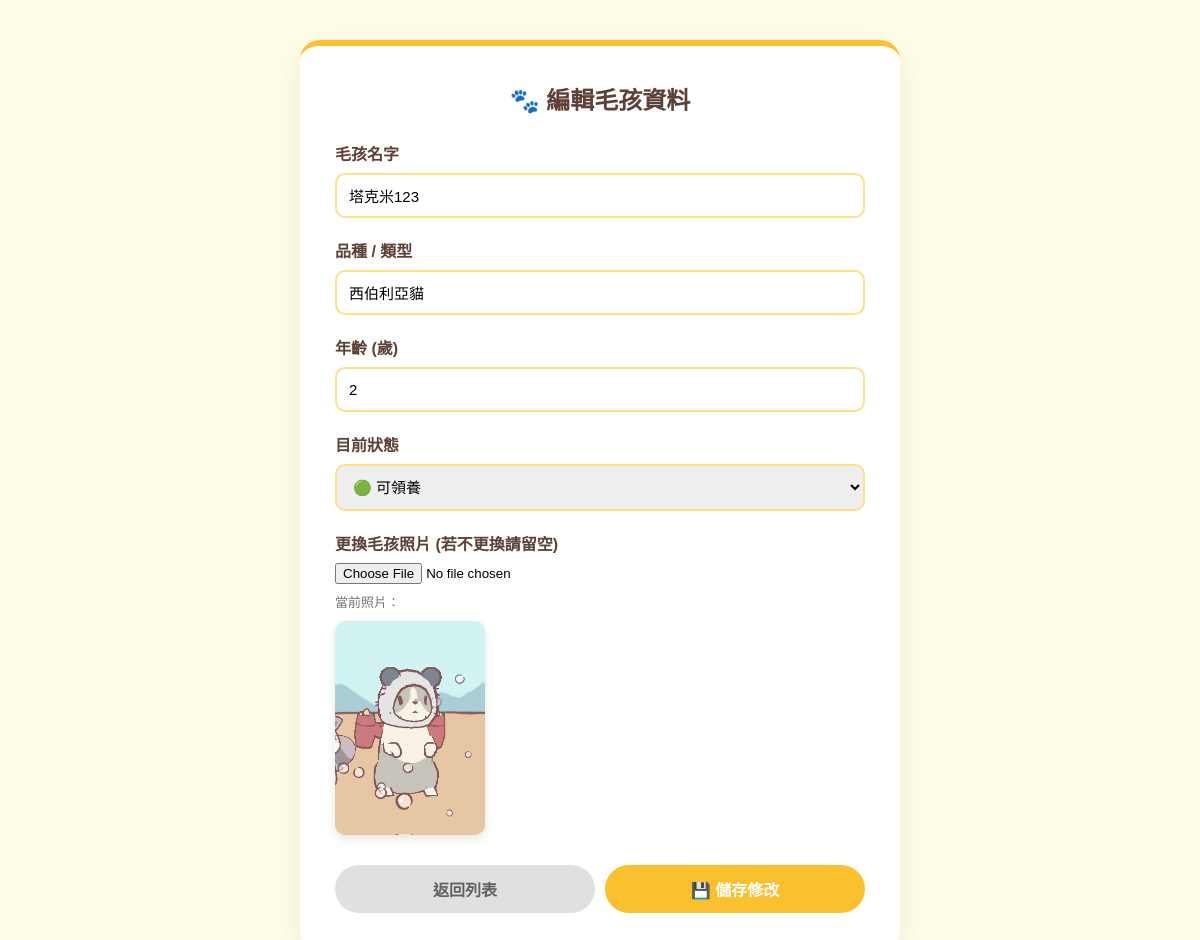
The app's page /期末報告/edit_pet.php?id=1 (signed in) with its own data.
### tables this page shows
CREATE TABLE `pets` (
  `id` int NOT NULL,
  `name` varchar(50) DEFAULT NULL,
  `type` varchar(50) DEFAULT NULL,
  `age` int DEFAULT NULL,
  `image` varchar(255) DEFAULT NULL,
  `status` varchar(20) DEFAULT '可領養'
);

### 期末報告/edit_pet.php (the view, shortened to what this page needs)
<?php
include('db.php');
$id = 0;
if (isset($_GET['id'])) {
    $id = (int)$_GET['id'];
} elseif (isset($_POST['id'])) {
    $id = (int)$_POST['id'];
}
if ($id > 0) {
    $stmt = $conn->prepare("SELECT * FROM pets WHERE id = ?");
    $stmt->bind_param("i", $id);
    $stmt->execute();
    $result = $stmt->get_result();
    $pet = $result->fetch_assoc();
} else {
    $error = "無效的寵物 ID";
}
?>
<!DOCTYPE html>
<html lang="zh-Hant">
<head>
</head>
<body>
<div class="edit-container">
    <h2>🐾 編輯毛孩資料</h2>
    <?php if ($id > 0 && isset($pet)): ?>
        <form method="POST" action="edit_pet.php" enctype="multipart/form-data">
            <div class="form-group">
                <label>毛孩名字</label>
                <input type="text" name="name" value="<?= htmlspecialchars($pet['name']) ?>" required>
            </div>
            <div class="form-group">
                <label>品種 / 類型</label>
                <input type="text" name="type" value="<?= htmlspecialchars($pet['type']) ?>" required>
            </div>
            <div class="form-group">
                <label>年齡 (歲)</label>
                <input type="number" name="age" value="<?= (int)$pet['age'] ?>" min="0" required>
            </div>
            <div class="form-group">
                <label>目前狀態</label>
                <select name="status">
                    <option value="可領養" <?= $pet['status'] === '可領養' ? 'selected' : '' ?>>🟢 可領養</option>
                </select>
            </div>
            <div class="form-group">
                <label>更換毛孩照片 (若不更換請留空)</label>
                <input type="file" name="image" accept="image/*">
                <?php if (!empty($pet['image'])): ?>
                    <p style="font-size: 13px; color: #757575; margin-top: 8px;">當前照片：</p>
                    <img src="<?= htmlspecialchars($pet['image']) ?>" class="current-img" alt="current pet">
                <?php endif; ?>
            </div>
            <div class="btn-area">
                <a href="admin.php?tab=pets" class="btn btn-cancel">返回列表</a>
                <button type="submit" class="btn btn-submit">💾 儲存修改</button>
            </div>
        </form>
    <?php endif; ?>
</div>
</body>
</html>

### 期末報告/edit_pet.php (style rules this page uses)
* { margin: 0; padding: 0; box-sizing: border-box; font-family: 'Noto Sans TC', sans-serif; }
body { background-color: #fffde7; padding: 40px 20px; display: flex; justify-content: center; align-items: center; min-height: 100vh; }
.edit-container { max-width: 600px; width: 100%; background: white; padding: 35px; border-radius: 20px; box-shadow: 0 10px 30px rgba(0,0,0,0.08); border-top: 6px solid #fbc02d; }
h2 { color: #5d4037; margin-bottom: 25px; text-align: center; }
.form-group { margin-bottom: 20px; }
label { display: block; font-weight: bold; color: #5d4037; margin-bottom: 8px; }
input[type="text"], input[type="number"], select { width: 100%; padding: 12px; border: 2px solid #ffe082; border-radius: 10px; font-size: 15px; outline: none; transition: border 0.2s; }
.current-img { margin-top: 10px; max-width: 150px; border-radius: 10px; box-shadow: 0 4px 10px rgba(0,0,0,0.1); display: block; }
.btn-area { display: flex; gap: 10px; margin-top: 30px; }
.btn { flex: 1; padding: 12px; border: none; border-radius: 25px; font-size: 16px; font-weight: bold; cursor: pointer; text-align: center; text-decoration: none; transition: all 0.2s; }
.btn-submit { background-color: #fbc02d; color: white; }
.btn-cancel { background-color: #e0e0e0; color: #616161; }

### records on screen
pets: name "塔克米123", type "西伯利亞貓", age "2", status "🟢 可領養", image (picture)
